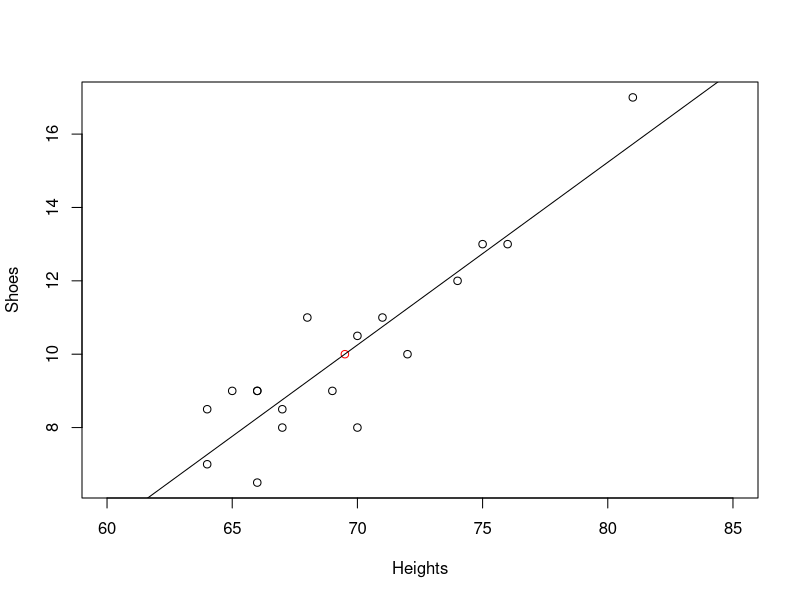

This figure's R source:
# create a dataframe
a <- 1:5
heights <- c(67, 68, 65, 64, 64, 70, 67, 69, 76,
             66, 81, 71, 66, 72, 66, 74, 70, 75)
matrix(runif(5, min = 0, max = 100), ncol  = 3)
shoes <- c(8, 11, 9, 7, 8.5, 8, 8.5, 9, 13, 9,17, 11, 9, 10, 6.5, 12, 10.5, 13)
length(heights)
sex <- c(rep(x = 'F', times = 5), 'M', 'F', 'F', rep(x = 'F', times = 6), 'F', 'M', 'M', 'M')
length(sex)

data <- data.frame(heights, shoes, sex)
plot(data$heights, data$shoes, xlab = 'Heights', ylab = 'Shoes', xlim = c(60, 85))
xbar <- mean(data$heights)
ybar <- mean(data$shoes)
points(xbar,ybar,col = 'red')
abline(a = -24.608, b = 0.498)
lm(shoes ~ heights, data = data)

library(ggplot2)
